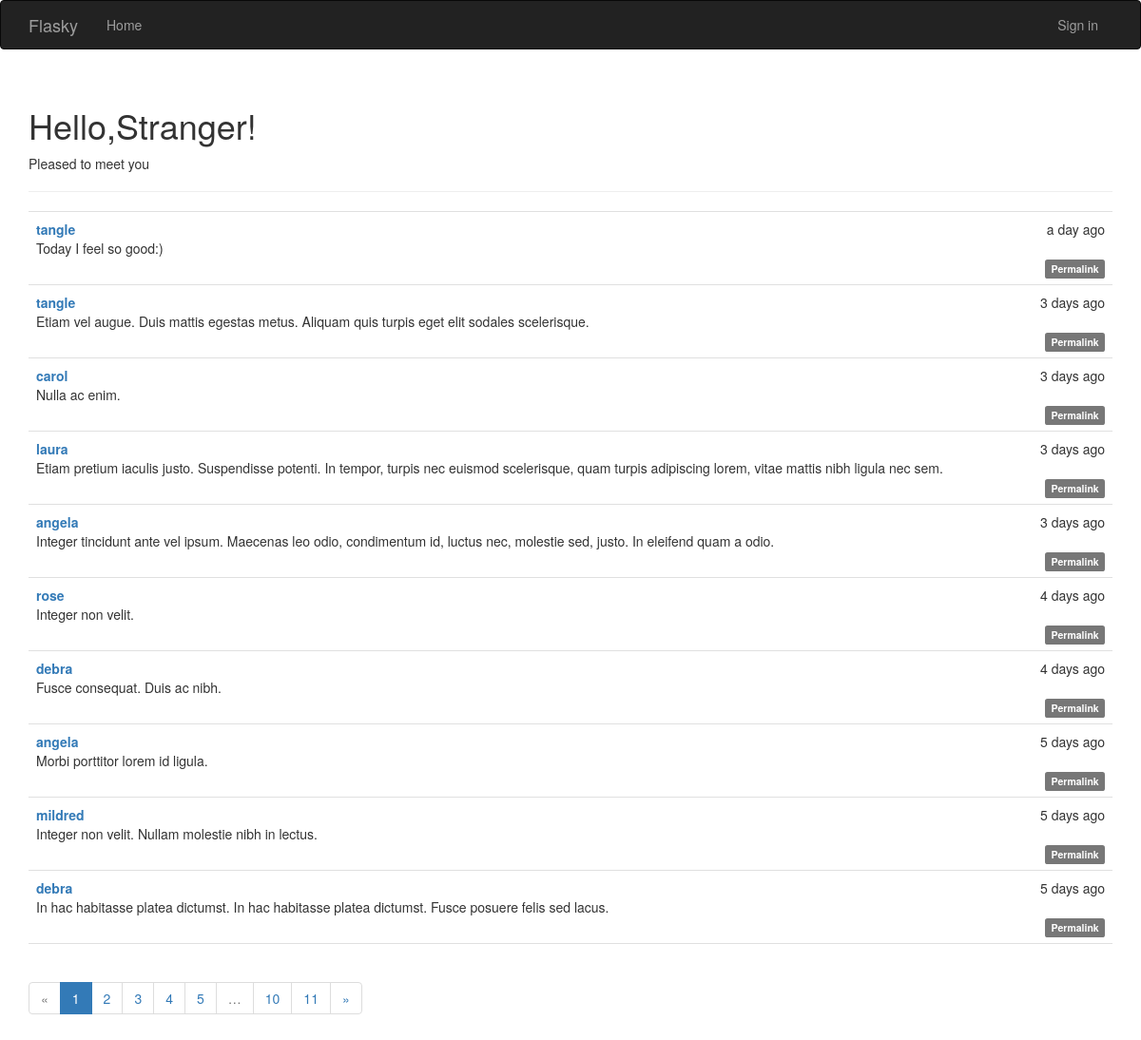
The page / on the database its author committed.
### app/models.py (models this page shows, shortened)
class Post(db.Model):
    __tablename__ = 'posts'
    id = db.Column(db.Integer, primary_key=True, autoincrement=True)
    body = db.Column(db.Text)
    timestamp = db.Column(db.DateTime, index=True, default=datetime.utcnow)
    author_id = db.Column(db.Integer, db.ForeignKey('users.id'))

class User(UserMixin, db.Model):
    __tablename__ = 'users'
    id = db.Column(db.Integer, primary_key=True, autoincrement=True)
    email = db.Column(db.String(64), unique=True, index=True)
    username = db.Column(db.String(64), unique=True, index=True)
    age = db.Column(db.Integer)
    role_id = db.Column(db.Integer, db.ForeignKey('roles.id'))
    password_hash = db.Column(db.String(128))
    confirmed = db.Column(db.Boolean, default=False)
    name = db.Column(db.String(64))
    location = db.Column(db.String(64))
    about_me = db.Column(db.Text())
    member_since = db.Column(db.DateTime(), default=datetime.utcnow)
    last_seen = db.Column(db.DateTime(), default=datetime.utcnow)
    posts = db.relationship('Post', backref='author', lazy='dynamic')
    followed = db.relationship('Follow',
                               foreign_keys=[Follow.follower_id],
                               backref=db.backref('follower', lazy='joined'),
                               lazy='dynamic',
                               cascade='all, delete-orphan')
    followers = db.relationship('Follow',
                               foreign_keys=[Follow.followed_id],
                               backref=db.backref('followed', lazy='joined'),
                               lazy='dynamic',
                               cascade='all, delete-orphan')
    @property
    def password(self):
        raise AttributeError('password is not a readable attribute')

### app/main/views.py (the view)
@main.route('/', methods=['GET', 'POST'])
def index():
    form = PostForm()
    if current_user.can(Permission.WRITE_ARTICLES) and \
            form.validate_on_submit():
        post = Post(body=form.body.data,
                    author=current_user._get_current_object())
        db.session.add(post)
        return redirect(url_for('.index'))
    page = request.args.get('page', 1, type=int)
    pagination = Post.query.order_by(Post.timestamp.desc()).paginate(
        page, per_page=current_app.config['FLASKY_POSTS_PER_PAGE'],
        error_out=False)
    posts = pagination.items
    return render_template('index.html', form=form, posts=posts, pagination=pagination)

### app/auth/views.py (called while the page is built)
@auth.before_app_request
def before_request():
    if current_user.is_authenticated:
        current_user.ping()
        if not current_user.confirmed \
                and request.endpoint[:5] != 'auth.' \
                and request.endpoint != 'static':
            return redirect(url_for('auth.unconfirmed'))

### app/main/__init__.py (called while the page is built)
@main.app_context_processor
def inject_permissions():
    return dict(Permission=Permission)

### app/models.py (called while the page is built)
    def can(self, permissions):
        return False

### app/templates/index.html (shortened to what this page needs)
{% extends "base.html" %}
{% import "bootstrap/wtf.html" as wtf %}
{% import "_macros.html" as macros %}
{% block page_content %}
<div class="page-header">
    <h1>Hello,{% if current_user.is_authenticated %}{{current_user.username}}{% else %}Stranger{% endif %}!</h1>
    {% if not known %}
    <p>Pleased to meet you</p>
    {% else %}
    <p>Happy to see you again</p>
    {% endif %}
</div>
<div>
    {% include '_posts.html' %}
</div>
<div class="pagination">
    {{ macros.pagination_widget(pagination, '.index') }}
</div>
{% endblock %}

### app/templates/_posts.html
<ul class="posts">
    {% for post in posts %}
    <li class="post">
        <div class="post-date">{{ moment(post.timestamp).fromNow() }}</div>
        <div class="post-author">
            <a href="{{ url_for('.user', username=post.author.username) }}">
                {{ post.author.username }}
            </a>
        </div>
        <div class="post-body">{{ post.body }}</div>
        <div class="post-content">
            <div class="post-footer">
                <a href="{{ url_for('.post', id=post.id) }}">
                    <span class="label label-default">Permalink</span>
                </a>
            </div>
        </div>
    </li>
    {% endfor %}
</ul>

### app/static/styles.css (style rules this page uses)
ul.posts { list-style-type: none; padding: 0px; margin: 16px 0px 0px 0px; border-top: 1px solid #e0e0e0; }
ul.posts li.post { padding: 8px; border-bottom: 1px solid #e0e0e0; }
div.post-date { float: right; }
div.post-author { font-weight: bold; }
div.post-content { margin-left: 48px; }
div.post-footer { text-align: right; }

### rows shown on the page
Post: timestamp "a day ago", author.username "tangle", body "Today I feel so good:)"
Post: timestamp "3 days ago", author.username "tangle", body "Etiam vel augue. Duis mattis egestas metus. Aliquam quis turpis eget elit sodales scelerisque."
Post: timestamp "3 days ago", author.username "carol", body "Nulla ac enim."
Post: timestamp "3 days ago", author.username "laura", body "Etiam pretium iaculis justo. Suspendisse potenti. In tempor, turpis nec euismod scelerisque, quam turpis adipiscing lorem, vitae mattis nibh ligula nec sem."
Post: timestamp "3 days ago", author.username "angela", body "Integer tincidunt ante vel ipsum. Maecenas leo odio, condimentum id, luctus nec, molestie sed, justo. In eleifend quam a odio."
Post: timestamp "4 days ago", author.username "rose", body "Integer non velit."
Post: timestamp "4 days ago", author.username "debra", body "Fusce consequat. Duis ac nibh."
Post: timestamp "5 days ago", author.username "angela", body "Morbi porttitor lorem id ligula."
Post: timestamp "5 days ago", author.username "mildred", body "Integer non velit. Nullam molestie nibh in lectus."
Post: timestamp "5 days ago", author.username "debra", body "In hac habitasse platea dictumst. In hac habitasse platea dictumst. Fusce posuere felis sed lacus."

### other values the page prints
{{ p }} "1"
{{ p }} "2" "3" "4" "5" "10" "11"
